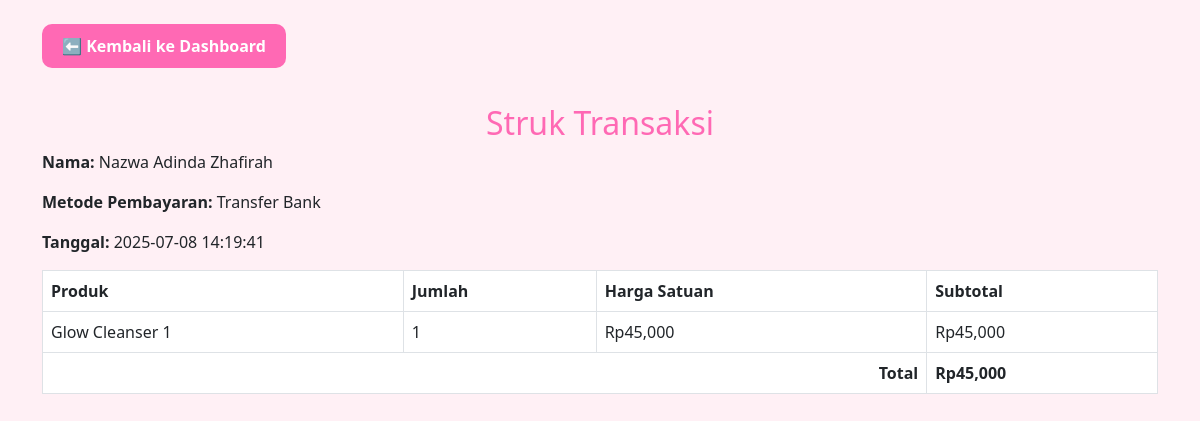
Page /struk.php?id=1 (signed in) on the committed database.
### tables this page shows
CREATE TABLE `transaksi` (
  `id_transaksi` int(11) NOT NULL,
  `id_user` int(11) DEFAULT NULL,
  `metode_pembayaran` varchar(50) DEFAULT NULL,
  `total` int(11) DEFAULT NULL,
  `metode` varchar(100) DEFAULT NULL,
  `tanggal` datetime DEFAULT NULL
);

CREATE TABLE `user` (
  `id_user` int(11) NOT NULL,
  `username` varchar(50) DEFAULT NULL,
  `nama` varchar(100) DEFAULT NULL,
  `email` varchar(100) DEFAULT NULL,
  `password` varchar(100) DEFAULT NULL,
  `role` enum('user','admin') DEFAULT 'user',
  `level` enum('admin','user') NOT NULL DEFAULT 'user',
  `alamat` text DEFAULT NULL
);

CREATE TABLE `detail_transaksi` (
  `id_detail` int(11) NOT NULL,
  `id_transaksi` int(11) DEFAULT NULL,
  `id_produk` int(11) DEFAULT NULL,
  `jumlah` int(11) DEFAULT NULL,
  `harga_satuan` int(11) DEFAULT NULL
);

CREATE TABLE `produk` (
  `id_produk` int(11) NOT NULL,
  `nama_produk` varchar(100) DEFAULT NULL,
  `brand` varchar(50) DEFAULT NULL,
  `harga` int(11) DEFAULT NULL,
  `gambar` varchar(255) DEFAULT NULL,
  `deskripsi` text DEFAULT NULL,
  `stok` int(11) DEFAULT NULL
);

### struk.php (the view, shortened to what this page needs)
<?php
include 'koneksi.php';
$id_transaksi = $_GET['id'];
$transaksi = mysqli_query($conn, "
    SELECT t.*, u.nama
    FROM transaksi t
    JOIN user u ON t.id_user = u.id_user
    WHERE t.id_transaksi = $id_transaksi
");
$data_transaksi = mysqli_fetch_assoc($transaksi);
$detail = mysqli_query($conn, "
    SELECT d.*, p.nama_produk, p.harga
    FROM detail_transaksi d
    JOIN produk p ON d.id_produk = p.id_produk
    WHERE d.id_transaksi = $id_transaksi
");
?>
<!DOCTYPE html>
<html>
<head>
    <link href="https://cdn.jsdelivr.net/npm/bootstrap@5.3.0/dist/css/bootstrap.min.css" rel="stylesheet">
</head>
<body>
<div class="container mt-4">
    <a href="dashboard.php" class="btn btn-pink mb-3">⬅ Kembali ke Dashboard</a>
    <h2>Struk Transaksi</h2>
    <p><strong>Nama:</strong> <?= $data_transaksi['nama'] ?></p>
    <p><strong>Metode Pembayaran:</strong> <?= $data_transaksi['metode_pembayaran'] ?></p>
    <p><strong>Tanggal:</strong> <?= $data_transaksi['tanggal'] ?></p>
    <table class="table table-bordered">
        <thead>
            <tr>
                <th>Produk</th>
                <th>Jumlah</th>
                <th>Harga Satuan</th>
                <th>Subtotal</th>
            </tr>
        </thead>
        <tbody>
        <?php
        $total = 0;
        while ($row = mysqli_fetch_assoc($detail)):
            $subtotal = $row['jumlah'] * $row['harga_satuan'];
            $total += $subtotal;
        ?>
            <tr>
                <td><?= $row['nama_produk'] ?></td>
                <td><?= $row['jumlah'] ?></td>
                <td>Rp<?= number_format($row['harga_satuan']) ?></td>
                <td>Rp<?= number_format($subtotal) ?></td>
            </tr>
        <?php endwhile; ?>
            <tr>
                <th colspan="3" class="text-end">Total</th>
                <th>Rp<?= number_format($total) ?></th>
            </tr>
        </tbody>
    </table>
</div>
</body>
</html>

### struk.php (style rules this page uses)
body { background-color: #fff0f5; }
h2 { color: hotpink; text-align: center; margin-top: 20px; }
.table th, .table td { vertical-align: middle; }
.btn-pink { background-color: hotpink; color: white; border: none; padding: 10px 20px; border-radius: 10px; text-decoration: none; font-weight: bold; }

### rows in the picture
transaksi: id_user.nama "Nazwa Adinda Zhafirah", metode_pembayaran "Transfer Bank", tanggal "2025-07-08 14:19:41"
detail_transaksi: id_produk.nama_produk "Glow Cleanser 1", jumlah "1", harga_satuan "45,000", subtotal "45,000"

### other values in the picture
$total "45,000"
